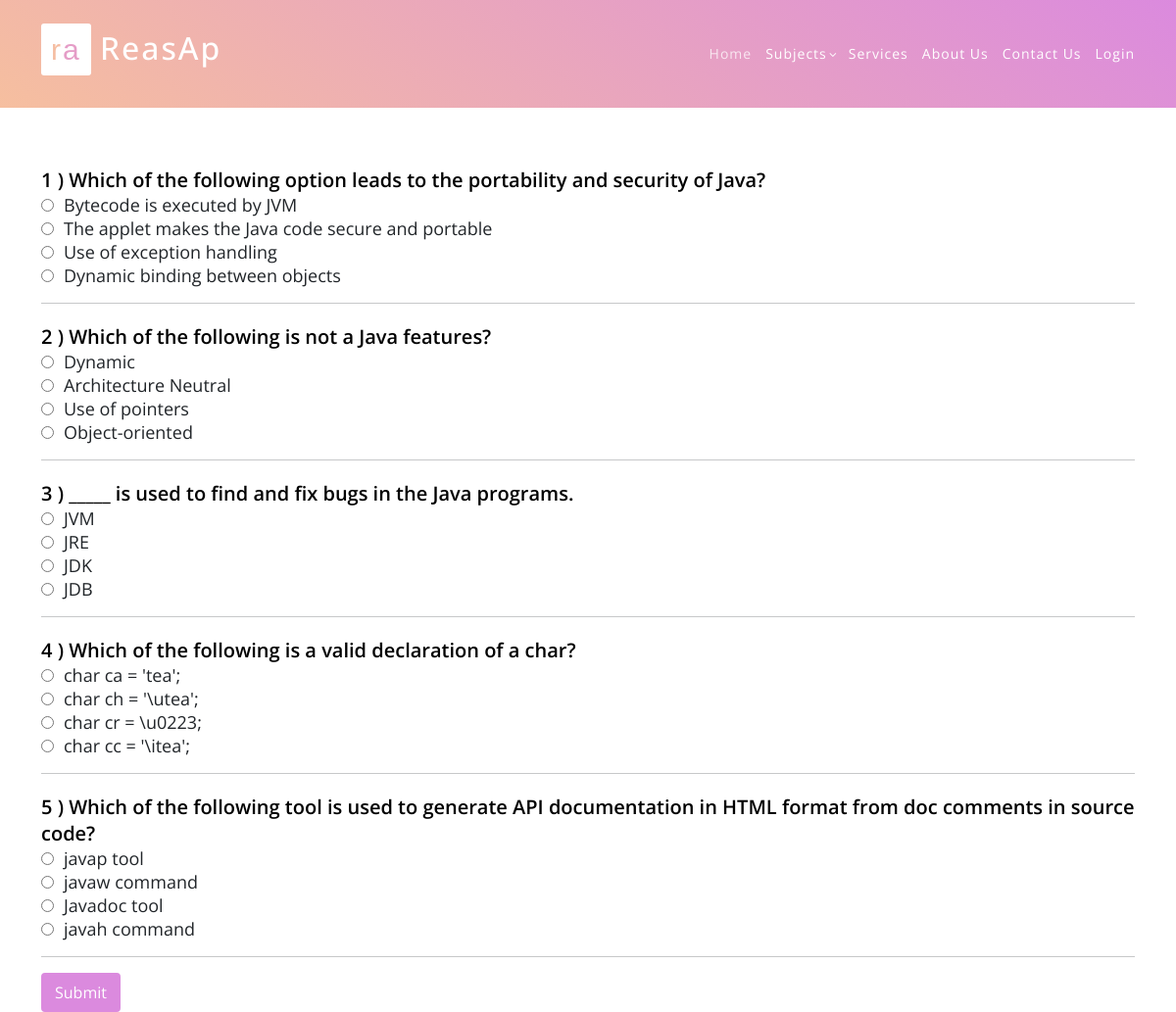
Screenshot of /javaprog/ with the database file from the repository.
### technical/models.py (models this page shows)
class javaprog(models.Model):
    Ques3 = models.CharField(max_length=500,default="true")
    Op31 = models.CharField(max_length=100,default="true")
    Op32 = models.CharField(max_length=100,default="true")
    Op33 = models.CharField(max_length=100,default="true")
    Op34 = models.CharField(max_length=100,default="true")
    Corans3 = models.CharField(max_length=100,default="true")

### technical/views.py (the view)
# urls.py: path('javaprog/',javaprogramming, name="javaprogpage"),
def javaprogramming(request):
    data3 = javaprog.objects.all()
    return render(request,"javaProg.html",{"data3":data3})

### technical/templates/javaProg.html (shortened to what this page needs)
<html>
<head>
    <link rel="stylesheet" href="https://maxcdn.bootstrapcdn.com/bootstrap/4.5.0/css/bootstrap.min.css">
    {% include "header.html" %}
</head>
<body>
<div class="container">
    <div class='sec'>
        {% for i in  data3 %}
        <table class="ques_text">
            <tr>
                <td class="text">{{i.id}} ) {{i.Ques3}} </td>
            </tr>
            <tr>
                <td class="op"><input type = "radio" class="rb" name = {{i.id}} id="Option1" value="{{i.Op31}}">{{i.Op31}}</td>
            </tr>
            <tr>
                <td class="op"><input type = "radio" class="rb" name = {{i.id}} id="Option2" value="{{i.Op32}}">{{i.Op32}}</td>
            </tr>
            <tr>
                <td class="op"><input type = "radio" class="rb" name = {{i.id}} id="Option3" value="{{i.Op33}}">{{i.Op33}}</td>
            </tr>
            <tr>
                <td class="op"><input type = "radio" class="rb" name = {{i.id}} id="Option4" value="{{i.Op34}}">{{i.Op34}}</td>
            </tr>
        </table>
        <hr>
        {% endfor %}
        <input type="submit" class="btn btn-success" value="Submit" id="b1" onclick="getanswers()">
        <br>
    </div>
</div>
</body>
</html>

### static/assets/css/templatemo-eduwell-style.css (style rules this page uses)
html, body, div, span, applet, object, iframe, h1, h2, h3, h4, h5, h6, p, blockquote, div pre, a, abbr, acronym, address, big, cite, code, del, dfn, em, font, img, ins, kbd, q, s, samp, small, strike, strong, sub, sup, tt, var, b, u, i, center, dl, dt, dd, ol, ul, li, figure, header, nav, section, article, aside, footer, figcaption { margin: 0; padding: 0; border: 0; outline: 0; }
* { box-sizing: border-box; }
html, body { font-family: 'Open Sans', sans-serif; font-weight: 400; background-color: #fff; font-size: 16px; -ms-text-size-adjust: 100%; -webkit-font-smoothing: antialiased; -moz-osx-font-smoothing: grayscale; }
html, body { background: #fff; font-family: 'Open Sans', sans-serif; }
body { overflow-x: hidden; }

### static/assets/css/reasoning.css (style rules this page uses)
* { margin:0px; padding:0px; }

### technical/templates/javaProg.html (style rules this page uses)
table.ques_text { position: relative; margin-top: 20px; }
.text { color: black!important; font-weight:600; font-size:20px; }
.op { font-size:18px; }
#Option1 { margin-right: 10px; }
#Option2 { margin-right: 10px; }
#Option3 { margin-right: 10px; }
#Option4 { margin-right: 10px; }
.btn-success { color:white; background-color: #db8ade; border-color: #db8ade; }
input#b1 { color: white; background-color: #db8ade; border: 2px solid #db8ade; box-shadow:#db8ade; }
.sec { padding-top: 150px; }

### rows the page displays
javaprog: id "1", Ques3 "Which of the following option leads to the portability and security of Java?", Op31 "Bytecode is executed by JVM", Op32 "The applet makes the Java code secure and portable", Op33 "Use of exception handling", Op34 "Dynamic binding between objects"
javaprog: id "2", Ques3 "Which of the following is not a Java features?", Op31 "Dynamic", Op32 "Architecture Neutral", Op33 "Use of pointers", Op34 "Object-oriented"
javaprog: id "3", Ques3 "_____ is used to find and fix bugs in the Java programs.", Op31 "JVM", Op32 "JRE", Op33 "JDK", Op34 "JDB"
javaprog: id "4", Ques3 "Which of the following is a valid declaration of a char?", Op31 "char ca = 'tea';", Op32 "char ch = '\\utea';", Op33 "char cr = \\u0223;", Op34 "char cc = '\\itea';"
javaprog: id "5", Ques3 "Which of the following tool is used to generate API documentation in HTML format from doc comments in source code?", Op31 "javap tool", Op32 "javaw command", Op33 "Javadoc tool", Op34 "javah command"
